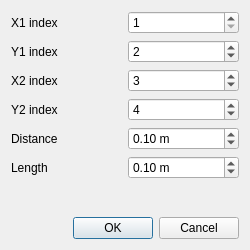
<?xml version="1.0" encoding="UTF-8"?>
<ui version="4.0">
 <class>HarmonizeDialog</class>
 <widget class="QDialog" name="HarmonizeDialog">
  <property name="geometry">
   <rect>
    <x>0</x>
    <y>0</y>
    <width>250</width>
    <height>250</height>
   </rect>
  </property>
  <property name="windowTitle">
   <string>Fit geometry</string>
  </property>
  <layout class="QGridLayout" name="gridLayout">
   <item row="6" column="0" colspan="2">
    <spacer name="verticalSpacer">
     <property name="orientation">
      <enum>Qt::Vertical</enum>
     </property>
     <property name="sizeHint" stdset="0">
      <size>
       <width>20</width>
       <height>40</height>
      </size>
     </property>
    </spacer>
   </item>
   <item row="0" column="0">
    <widget class="QLabel" name="x1Label">
     <property name="text">
      <string>X1 index</string>
     </property>
    </widget>
   </item>
   <item row="0" column="1">
    <widget class="QSpinBox" name="x1Spin">
     <property name="minimum">
      <number>1</number>
     </property>
     <property name="maximum">
      <number>9</number>
     </property>
     <property name="value">
      <number>1</number>
     </property>
    </widget>
   </item>
   <item row="2" column="1">
    <widget class="QSpinBox" name="x2Spin">
     <property name="minimum">
      <number>1</number>
     </property>
     <property name="maximum">
      <number>9</number>
     </property>
     <property name="value">
      <number>3</number>
     </property>
    </widget>
   </item>
   <item row="1" column="0">
    <widget class="QLabel" name="y1Label">
     <property name="text">
      <string>Y1 index</string>
     </property>
    </widget>
   </item>
   <item row="1" column="1">
    <widget class="QSpinBox" name="y1Spin">
     <property name="minimum">
      <number>1</number>
     </property>
     <property name="maximum">
      <number>9</number>
     </property>
     <property name="value">
      <number>2</number>
     </property>
    </widget>
   </item>
   <item row="2" column="0">
    <widget class="QLabel" name="x2Label">
     <property name="text">
      <string>X2 index</string>
     </property>
    </widget>
   </item>
   <item row="3" column="0">
    <widget class="QLabel" name="y2Label">
     <property name="text">
      <string>Y2 index</string>
     </property>
    </widget>
   </item>
   <item row="5" column="0">
    <widget class="QLabel" name="lengthLabel">
     <property name="text">
      <string>Length</string>
     </property>
    </widget>
   </item>
   <item row="5" column="1">
    <widget class="QDoubleSpinBox" name="lengthSpin">
     <property name="suffix">
      <string> m</string>
     </property>
     <property name="minimum">
      <double>0.010000000000000</double>
     </property>
     <property name="maximum">
      <double>10.000000000000000</double>
     </property>
     <property name="singleStep">
      <double>0.010000000000000</double>
     </property>
     <property name="value">
      <double>0.100000000000000</double>
     </property>
    </widget>
   </item>
   <item row="3" column="1">
    <widget class="QSpinBox" name="y2Spin">
     <property name="minimum">
      <number>1</number>
     </property>
     <property name="maximum">
      <number>9</number>
     </property>
     <property name="value">
      <number>4</number>
     </property>
    </widget>
   </item>
   <item row="4" column="1">
    <widget class="QDoubleSpinBox" name="distanceSpin">
     <property name="suffix">
      <string> m</string>
     </property>
     <property name="minimum">
      <double>0.010000000000000</double>
     </property>
     <property name="maximum">
      <double>10.000000000000000</double>
     </property>
     <property name="singleStep">
      <double>0.010000000000000</double>
     </property>
     <property name="value">
      <double>0.100000000000000</double>
     </property>
    </widget>
   </item>
   <item row="4" column="0">
    <widget class="QLabel" name="distanceLabel">
     <property name="text">
      <string>Distance</string>
     </property>
    </widget>
   </item>
   <item row="7" column="0" colspan="2">
    <widget class="QDialogButtonBox" name="buttonBox">
     <property name="orientation">
      <enum>Qt::Horizontal</enum>
     </property>
     <property name="standardButtons">
      <set>QDialogButtonBox::Cancel|QDialogButtonBox::Ok</set>
     </property>
    </widget>
   </item>
  </layout>
 </widget>
 <resources/>
 <connections>
  <connection>
   <sender>buttonBox</sender>
   <signal>accepted()</signal>
   <receiver>HarmonizeDialog</receiver>
   <slot>accept()</slot>
   <hints>
    <hint type="sourcelabel">
     <x>257</x>
     <y>290</y>
    </hint>
    <hint type="destinationlabel">
     <x>157</x>
     <y>274</y>
    </hint>
   </hints>
  </connection>
  <connection>
   <sender>buttonBox</sender>
   <signal>rejected()</signal>
   <receiver>HarmonizeDialog</receiver>
   <slot>reject()</slot>
   <hints>
    <hint type="sourcelabel">
     <x>325</x>
     <y>290</y>
    </hint>
    <hint type="destinationlabel">
     <x>286</x>
     <y>274</y>
    </hint>
   </hints>
  </connection>
  <connection>
   <sender>x1Spin</sender>
   <signal>valueChanged(int)</signal>
   <receiver>HarmonizeDialog</receiver>
   <slot>fitParametersChanged()</slot>
   <hints>
    <hint type="sourcelabel">
     <x>323</x>
     <y>48</y>
    </hint>
    <hint type="destinationlabel">
     <x>567</x>
     <y>51</y>
    </hint>
   </hints>
  </connection>
  <connection>
   <sender>y1Spin</sender>
   <signal>valueChanged(int)</signal>
   <receiver>HarmonizeDialog</receiver>
   <slot>fitParametersChanged()</slot>
   <hints>
    <hint type="sourcelabel">
     <x>356</x>
     <y>75</y>
    </hint>
    <hint type="destinationlabel">
     <x>575</x>
     <y>80</y>
    </hint>
   </hints>
  </connection>
  <connection>
   <sender>x2Spin</sender>
   <signal>valueChanged(int)</signal>
   <receiver>HarmonizeDialog</receiver>
   <slot>fitParametersChanged()</slot>
   <hints>
    <hint type="sourcelabel">
     <x>362</x>
     <y>104</y>
    </hint>
    <hint type="destinationlabel">
     <x>533</x>
     <y>108</y>
    </hint>
   </hints>
  </connection>
  <connection>
   <sender>y2Spin</sender>
   <signal>valueChanged(int)</signal>
   <receiver>HarmonizeDialog</receiver>
   <slot>fitParametersChanged()</slot>
   <hints>
    <hint type="sourcelabel">
     <x>353</x>
     <y>132</y>
    </hint>
    <hint type="destinationlabel">
     <x>564</x>
     <y>136</y>
    </hint>
   </hints>
  </connection>
  <connection>
   <sender>distanceSpin</sender>
   <signal>valueChanged(double)</signal>
   <receiver>HarmonizeDialog</receiver>
   <slot>fitParametersChanged()</slot>
   <hints>
    <hint type="sourcelabel">
     <x>364</x>
     <y>168</y>
    </hint>
    <hint type="destinationlabel">
     <x>580</x>
     <y>170</y>
    </hint>
   </hints>
  </connection>
  <connection>
   <sender>lengthSpin</sender>
   <signal>valueChanged(double)</signal>
   <receiver>HarmonizeDialog</receiver>
   <slot>fitParametersChanged()</slot>
   <hints>
    <hint type="sourcelabel">
     <x>369</x>
     <y>197</y>
    </hint>
    <hint type="destinationlabel">
     <x>630</x>
     <y>196</y>
    </hint>
   </hints>
  </connection>
 </connections>
 <slots>
  <slot>fitParametersChanged()</slot>
  <slot>openButtonClicked()</slot>
 </slots>
</ui>
